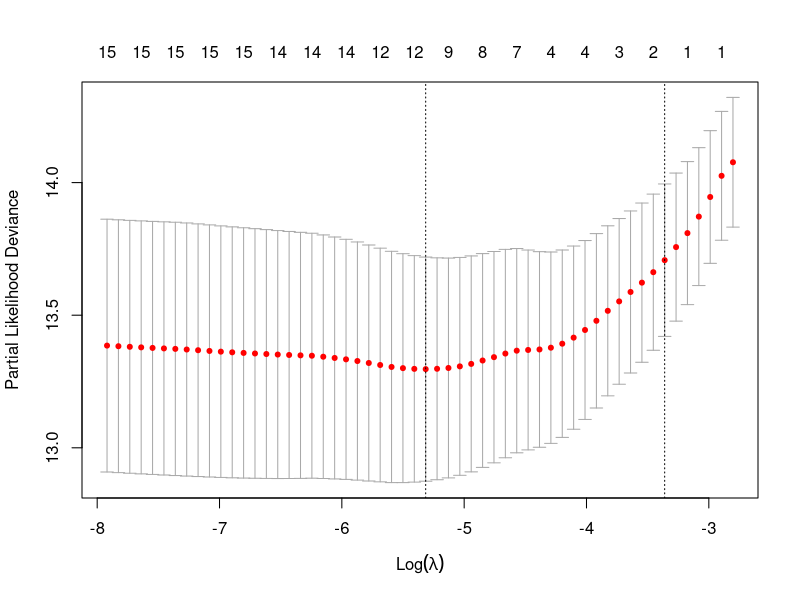

The R source for this figure:
## ---- chunk 1
knitr::opts_chunk$set(echo = TRUE)
library(tidyverse)
library(survival)
library(survminer)
library(rms)
library(glmnet)
library(broom)
data <- read_csv("AIDSdata.csv")

#parse as factor
data <- data %>%
  mutate(tx = as.factor(tx),
         txgrp = as.factor(txgrp),
         strat2 = as.factor(strat2),
         sex = as.factor(sex),
         raceth = as.factor(raceth),
         ivdrug = as.factor(ivdrug),
         hemophil = as.factor(hemophil),
         karnof = as.factor(karnof))
## ---- chunk 2
options(scipen = 999)
fit <- coxph(Surv(time, censor) ~ tx + sex + raceth + ivdrug + hemophil + karnof + cd4 + priorzdv + age, data = data)
fit %>% tidy()

#check multicollinearity
vif(fit)
## ---- chunk 3
#initialize covariate matrix
x <- model.matrix(Surv(time, censor) ~ tx + sex + raceth + ivdrug + hemophil + karnof + cd4 + priorzdv + age, data)

#cross validate lambda
cv.fit <- cv.glmnet(x, Surv(data$time, data$censor), family = "cox", maxit = 1000)

#plot cross-validated lambdas
plot(cv.fit)

lassofit <- glmnet(x, Surv(data$time, data$censor), family = "cox", maxit = 1000)

#see which coefficients were kept
active.coefs <- predict(lassofit, type = 'coefficients', s = cv.fit$lambda.min)
active.coefs
## ---- chunk 4
fit2 <- coxph(Surv(time, censor) ~ tx + sex + raceth + ivdrug + hemophil + karnof + cd4 + age, data = data)
anova(fit, fit2)
## ---- chunk 5
fit3 <- coxph(Surv(time, censor) ~ tx + karnof + cd4 + age, data = data)
anova(fit2, fit3)
## ---- chunk 6
fit4 <- coxph(Surv(time, censor) ~ tx + karnof + cd4, data = data)
anova(fit3, fit4)
## ---- chunk 7
fit.int <- coxph(Surv(time, censor) ~ tx*sex + tx*raceth + tx*ivdrug + tx*hemophil + tx*karnof + cd4 + priorzdv + age, data = data)
fit.int
## ---- chunk 8
anova(fit, fit.int)
